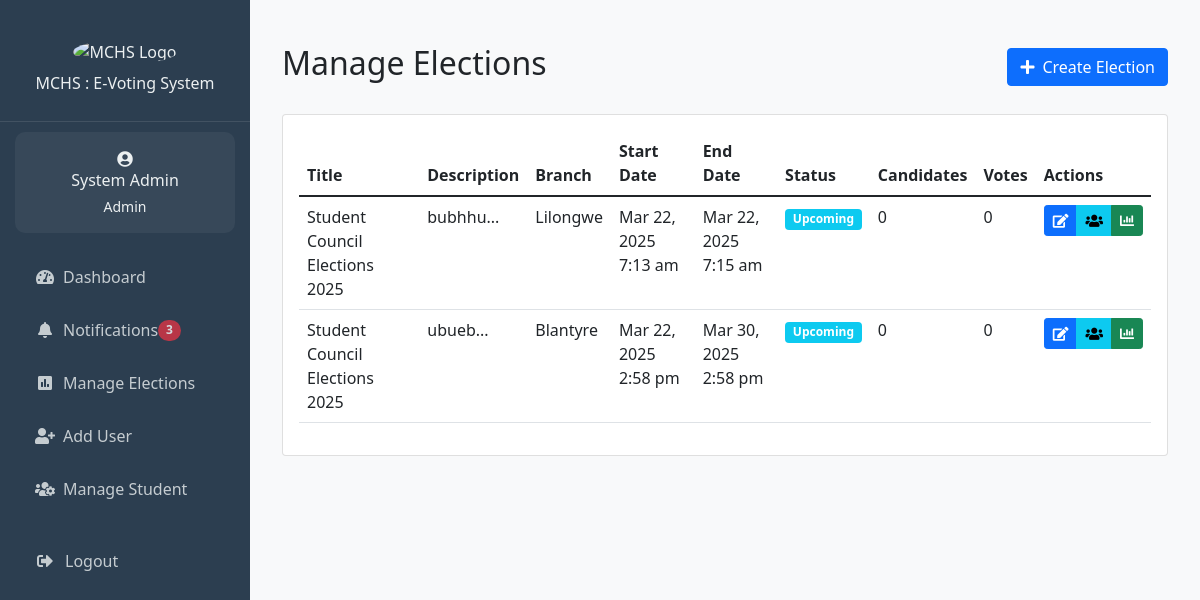
The page /admin/elections.php (signed in) on the database as committed earlier.
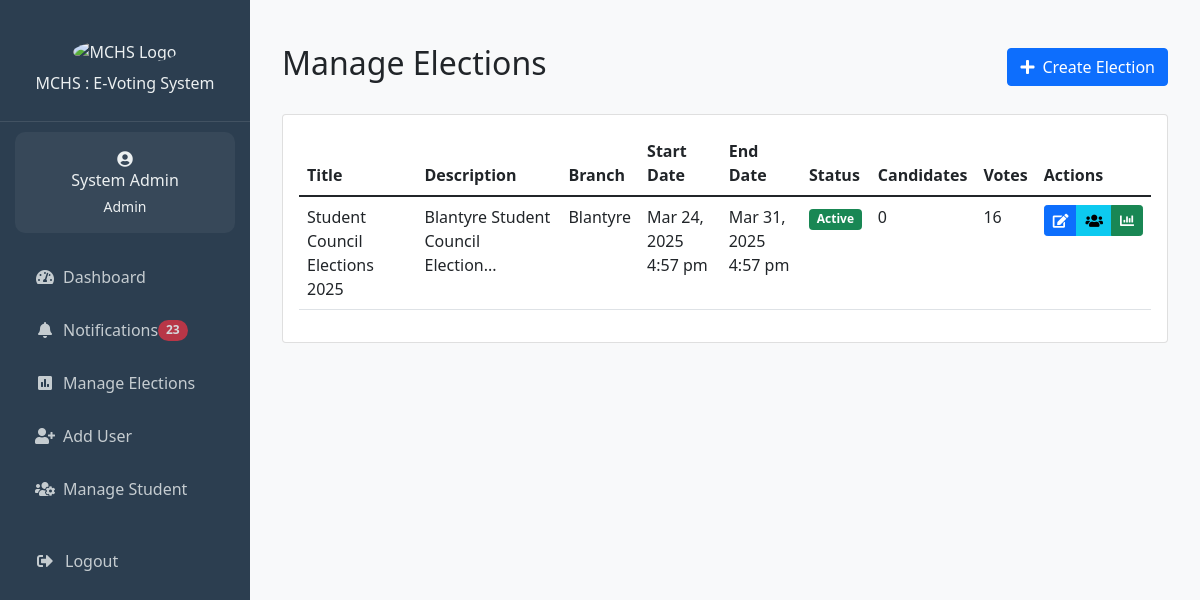
The same page on the database as committed later.
### tables this page shows
CREATE TABLE IF NOT EXISTS `elections` (
  `id` int NOT NULL AUTO_INCREMENT,
  `title` varchar(255) NOT NULL,
  `description` text,
  `branch` varchar(50) NOT NULL,
  `start_date` datetime NOT NULL,
  `end_date` datetime NOT NULL,
  `status` enum('upcoming','active','completed') DEFAULT 'upcoming',
  `created_by` int NOT NULL,
  `created_at` timestamp NULL DEFAULT CURRENT_TIMESTAMP,
  `updated_at` timestamp NULL DEFAULT CURRENT_TIMESTAMP ON UPDATE CURRENT_TIMESTAMP,
  `manual_status` tinyint(1) DEFAULT '0',
  PRIMARY KEY (`id`),
  UNIQUE KEY `unique_election` (`title`,`start_date`,`end_date`),
  KEY `created_by` (`created_by`)
);

### includes/notifications.php (called while the page is built, shortened)
<?php
if (!function_exists('get_unread_notifications_count')) {
    function get_unread_notifications_count($conn, $user_id = null) {
        try {
            $sql = "SELECT COUNT(*) FROM notifications WHERE is_read = FALSE";
            $params = [];
            $stmt = $conn->prepare($sql);
            $stmt->execute($params);
            return (int) $stmt->fetchColumn();
        } catch (PDOException $e) {
            error_log("Error getting unread notifications count: " . $e->getMessage());
            return 0;
        }
    }
}

### admin/elections.php (the view, shortened to what the changed rows need)
<?php
require_once '../includes/header.php';
require_once '../includes/notifications.php';
$stmt = $conn->prepare("
    SELECT e.*,
           e.branch,
           (SELECT COUNT(*) FROM election_candidates ec WHERE ec.election_id = e.id) as total_candidates,
           (SELECT COUNT(*) FROM votes v WHERE v.election_id = e.id) as total_votes
    FROM elections e
    ORDER BY e.created_at DESC
");
$stmt->execute();
$elections = $stmt->fetchAll(PDO::FETCH_ASSOC);
?>
<div class="container py-4">
    <div class="d-flex justify-content-between align-items-center mb-4">
        <h2>Manage Elections</h2>
    </div>
    <div class="card">
        <div class="card-body">
            <div class="table-responsive">
                <table class="table table-hover">
                    <thead>
                        <tr>
                            <th>Title</th>
                            <th>Description</th>
                            <th>Branch</th>
                            <th>Start Date</th>
                            <th>End Date</th>
                            <th>Status</th>
                            <th>Candidates</th>
                            <th>Votes</th>
                            <th>Actions</th>
                        </tr>
                    </thead>
                    <tbody>
                        <?php if (!empty($elections)): ?>
                            <?php foreach ($elections as $election): ?>
                                <tr>
                                    <td><?php echo htmlspecialchars($election['title']); ?></td>
                                    <td><?php echo htmlspecialchars(substr($election['description'], 0, 50)) . '...'; ?></td>
                                    <td><?php echo htmlspecialchars($election['branch']); ?></td>
                                    <td><?php echo date('M j, Y g:i a', strtotime($election['start_date'])); ?></td>
                                    <td><?php echo date('M j, Y g:i a', strtotime($election['end_date'])); ?></td>
                                    <td>
                                        <?php
                                            $statusClass = 'secondary';
                                            if ($election['status'] == 'upcoming') {
                                                $statusClass = 'info';
                                            } else if ($election['status'] == 'active') {
                                                $statusClass = 'success';
                                            } else if ($election['status'] == 'completed') {
                                                $statusClass = 'dark';
                                            }
                                        ?>
                                        <span class="badge bg-<?php echo $statusClass; ?>">
                                            <?php echo ucfirst($election['status']); ?>
                                        </span>
                                    </td>
                                    <td><?php echo $election['total_candidates']; ?></td>
                                    <td><?php echo $election['total_votes']; ?></td>
                                    <td>
                                        <div class="btn-group">
                                            <a href="edit_election.php?id=<?php echo $election['id']; ?>" class="btn btn-primary btn-sm">
                                                <i class="fas fa-edit"></i>
                                            </a>
                                            <a href="manage_election_candidates.php?election_id=<?php echo $election['id']; ?>" class="btn btn-info btn-sm">
                                                <i class="fas fa-users"></i>
                                            </a>
                                            <a href="view_results.php?id=<?php echo $election['id']; ?>" class="btn btn-success btn-sm">
                                                <i class="fas fa-chart-bar"></i>
                                            </a>
                                        </div>
                                    </td>
                                </tr>
                            <?php endforeach; ?>
                        <?php else: ?>
                            <tr>
                                <td colspan="8" class="text-center">No elections found</td>
                            </tr>
                        <?php endif; ?>
                    </tbody>
                </table>
            </div>
        </div>
    </div>
</div>
<?php require_once '../includes/footer.php'; ?>

### includes/sidebar-content.php (shortened to what the changed rows need)
<?php if (isset($user)): ?>
  <ul class="nav-menu">
    <?php if ($user['role'] === 'admin'): ?>
      <li class="nav-item">
        <a class="nav-link <?php echo $current_page === 'notifications.php' ? 'active' : ''; ?>"
           href="/e_voting_system/admin/notifications.php">
          <i class="fas fa-bell me-2"></i>Notifications
          <?php
          $unread_count = get_unread_notifications_count($conn);
          if ($unread_count > 0):
          ?>
            <span class="badge bg-danger rounded-pill">
              <?php echo $unread_count; ?>
            </span>
          <?php endif; ?>
        </a>
      </li>
    <?php endif; ?>
  </ul>
<?php endif; ?>

Rows that differ between the two databases and show on the page:
removed elections: title "Student Council Elections 2025", description "bubhhu", branch "Lilongwe", start_date "Mar 22, 2025 7:13 am", end_date "Mar 22, 2025 7:15 am", status "Upcoming", total_candidates "0", total_votes "0"
removed elections: title "Student Council Elections 2025", description "ubueb", branch "Blantyre", start_date "Mar 22, 2025 2:58 pm", end_date "Mar 30, 2025 2:58 pm", status "Upcoming", total_candidates "0", total_votes "0"
added elections: title "Student Council Elections 2025", description "Blantyre Student Council Election", branch "Blantyre", start_date "Mar 24, 2025 4:57 pm", end_date "Mar 31, 2025 4:57 pm", status "Active", total_candidates "0", total_votes "16"
Other text that changed with them:
$unread_count: "3" → "23"
